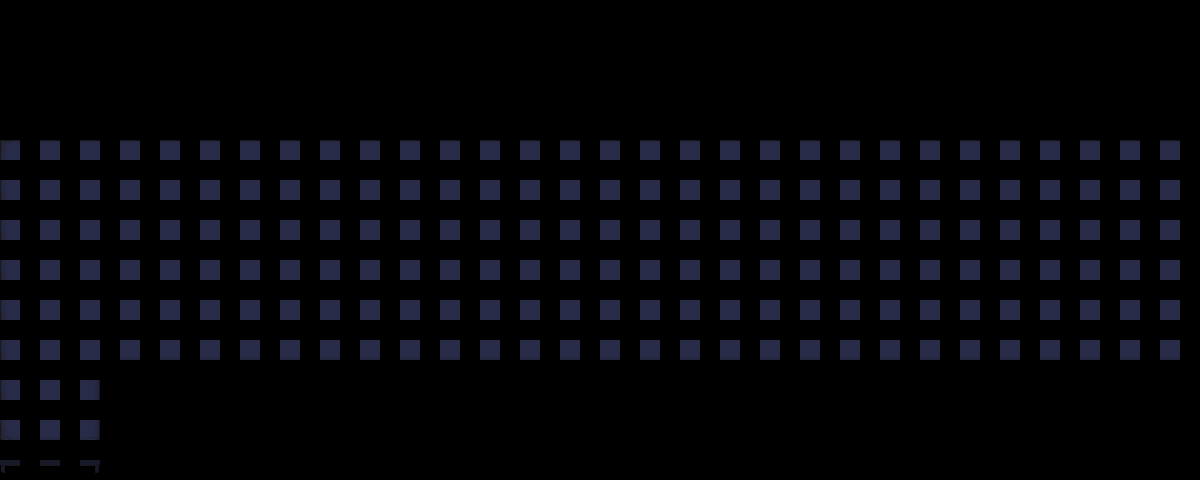

A level layout from a 2D game, rendered from its tile map. Below: a short description, then the map file with its tile-grid data intact:
An orthogonal 30x12 tile map with 40x40 px tiles, 1 tile layer (Tile Layer 1) and 8 objects (darkfountain, savepoint, script, entry, spawn, ...).

<map version="1.11" tiledversion="1.11.2" orientation="orthogonal" renderorder="right-down" width="30" height="12" tilewidth="40" tileheight="40" infinite="0" nextlayerid="10" nextobjectid="22">
 <editorsettings>
  <export target="room_core_fight.lua" format="lua" />
 </editorsettings>
 <properties>
  <property name="name" value="Core - The End" />
 </properties>
 <tileset firstgid="1" source="../tilesets/core.tsx" />
 <objectgroup id="6" name="objects_bg">
  <object id="6" name="darkfountain" x="640" y="120">
   <point />
  </object>
 </objectgroup>
 <layer id="1" name="Tile Layer 1" width="30" height="12">
  <data encoding="csv">
0,0,0,0,0,0,0,0,0,0,0,0,0,0,0,0,0,0,0,0,0,0,0,0,0,0,0,0,0,0,
0,0,0,0,0,0,0,0,0,0,0,0,0,0,0,0,0,0,0,0,0,0,0,0,0,0,0,0,0,0,
0,0,0,0,0,0,0,0,0,0,0,0,0,0,0,0,0,0,0,0,0,0,0,0,0,0,0,0,0,0,
85,86,86,86,86,86,86,86,86,86,86,86,86,86,86,86,86,86,86,86,86,86,86,86,86,86,86,86,86,86,
113,114,114,114,114,114,114,114,114,114,114,114,114,114,114,114,114,114,114,114,114,114,114,114,114,114,114,114,114,114,
113,114,114,114,114,114,114,114,114,114,114,114,114,114,114,114,114,114,114,114,114,114,114,114,114,114,114,114,114,114,
113,114,114,114,114,114,114,114,114,114,114,114,114,114,114,114,114,114,114,114,114,114,114,114,114,114,114,114,114,114,
113,114,114,114,114,114,114,114,114,114,114,114,114,114,114,114,114,114,114,114,114,114,114,114,114,114,114,114,114,114,
113,114,114,142,142,142,142,142,142,142,142,142,142,142,142,142,142,142,142,142,142,142,142,142,142,142,142,142,142,142,
113,114,115,0,0,0,0,0,0,0,0,0,0,0,0,0,0,0,0,0,0,0,0,0,0,0,0,0,0,0,
141,142,143,0,0,0,0,0,0,0,0,0,0,0,0,0,0,0,0,0,0,0,0,0,0,0,0,0,0,0,
169,170,171,0,0,0,0,0,0,0,0,0,0,0,0,0,0,0,0,0,0,0,0,0,0,0,0,0,0,0
</data>
 </layer>
 <objectgroup color="#aa00ff" id="3" name="objects">
  <object id="2" name="savepoint" x="80" y="160" width="40" height="40" rotation="90">
   <properties>
    <property name="text1">* Despite everything, it's 
still not you.</property>
    <property name="text_once" type="bool" value="true" />
   </properties>
  </object>
  <object id="9" name="script" x="660" y="120" width="40" height="240">
   <properties>
    <property name="cutscene" value="kris.fight_start" />
   </properties>
  </object>
 </objectgroup>
 <objectgroup color="#5500ff" id="5" name="markers">
  <object id="3" name="entry" x="40" y="400">
   <point />
  </object>
  <object id="5" name="spawn" x="80" y="400">
   <point />
  </object>
  <object id="20" name="poi_2" x="1080" y="240">
   <point />
  </object>
  <object id="21" x="640" y="160">
   <point />
  </object>
 </objectgroup>
 <objectgroup id="9" name="Object Layer 5" />
 <objectgroup id="8" name="controllers">
  <object id="18" name="fountaincontroller" x="402" y="48">
   <point />
  </object>
 </objectgroup>
</map>